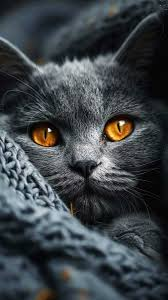
#> input picture Images/Max_Filter.jpeg, 168 x 300 px, found by its file name
$ jupyter execute Max_Filter.ipynb
#> lines starting #> are read from the running program, lines starting #| are printed output that depends on the picture
[cell 1]
#sarinakasaiyan

import cv2
import numpy as np
import matplotlib.pyplot as plt

# Read the image
image = cv2.imread('/content/Max_Filter.jpeg')
#> image is the input picture: shape (300, 168, 3); mean B, G, R 71.8, 67.4, 61.3

# Convert RGB image to grayscale
gray_image = cv2.cvtColor(image, cv2.COLOR_BGR2RGB)

# Apply pepper noise to the original image
noisy_image = np.copy(gray_image)
noise = np.random.rand(*gray_image.shape)
noisy_image[noise < 0.5/2] = 0
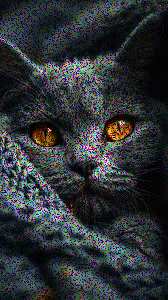
#> noisy_image: shape (300, 168, 3); mean R, G, B 46, 50.2, 53.8

# Apply max filter to the noisy image
filtered_image = cv2.dilate(noisy_image, np.ones((3, 3)), iterations=1)
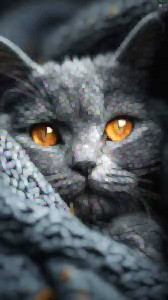
#> filtered_image: shape (300, 168, 3); mean R, G, B 76.9, 83.1, 87.5


# Display images
plt.figure(figsize=(15, 8))
plt.subplot(1, 3, 1)
plt.imshow(cv2.cvtColor(image, cv2.COLOR_BGR2RGB))
plt.title('Original Image')
plt.axis('off')

plt.subplot(1, 3, 2)
plt.imshow(noisy_image, cmap='gray')
plt.title('Noisy Image')
plt.axis('off')

plt.subplot(1, 3, 3)
plt.imshow(filtered_image, cmap='gray')
plt.title('Filtered Image')
plt.axis('off')

plt.show()
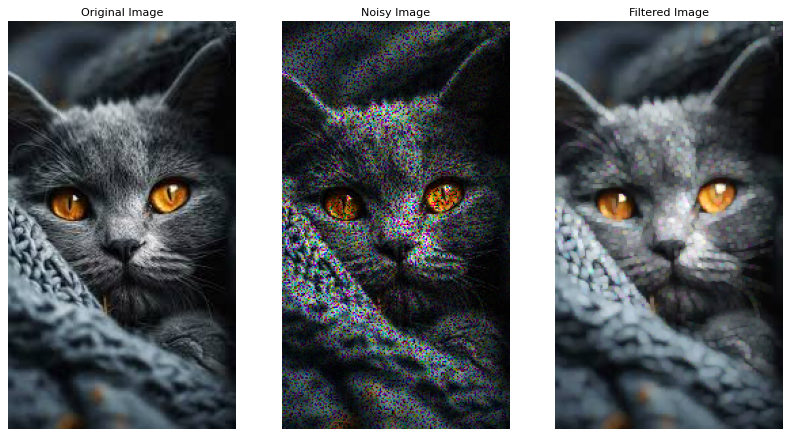
#> figure drawn by matplotlib, 3 panels

$ run again, with Images/Mean_Filter.jpeg copied over Images/Max_Filter.jpeg
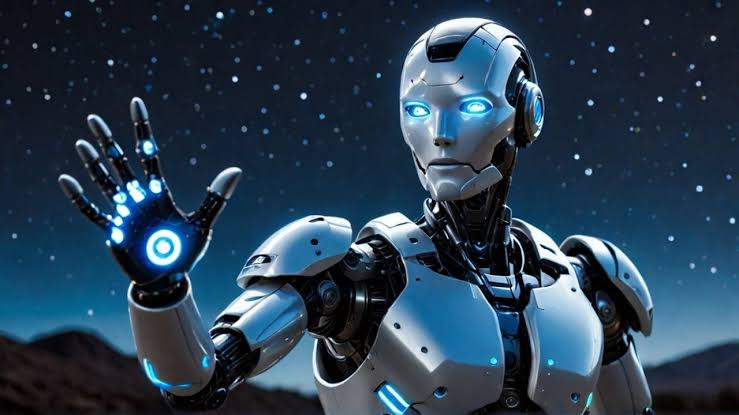
#> input picture Images/Mean_Filter.jpeg, 739 x 415 px, found by its file name
#> image is the input picture: shape (415, 739, 3); mean B, G, R 81.2, 62.1, 40.9
#> `noisy_image[noise < 0.5/2] = 0`:
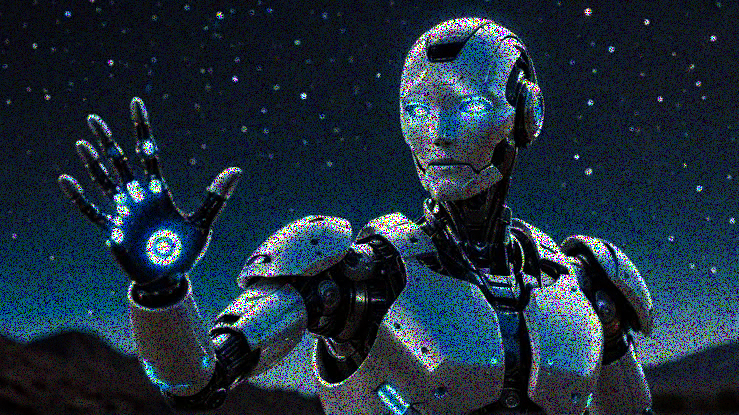
#> noisy_image: shape (415, 739, 3); mean R, G, B 30.7, 46.7, 60.9
#> `plt.show()`:
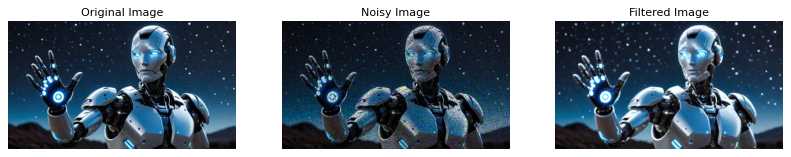
#> figure drawn by matplotlib, 3 panels

$ run again, with Images/Add_Laplacian_To_Original_Image.jpg.webp saved as Images/Max_Filter.jpeg
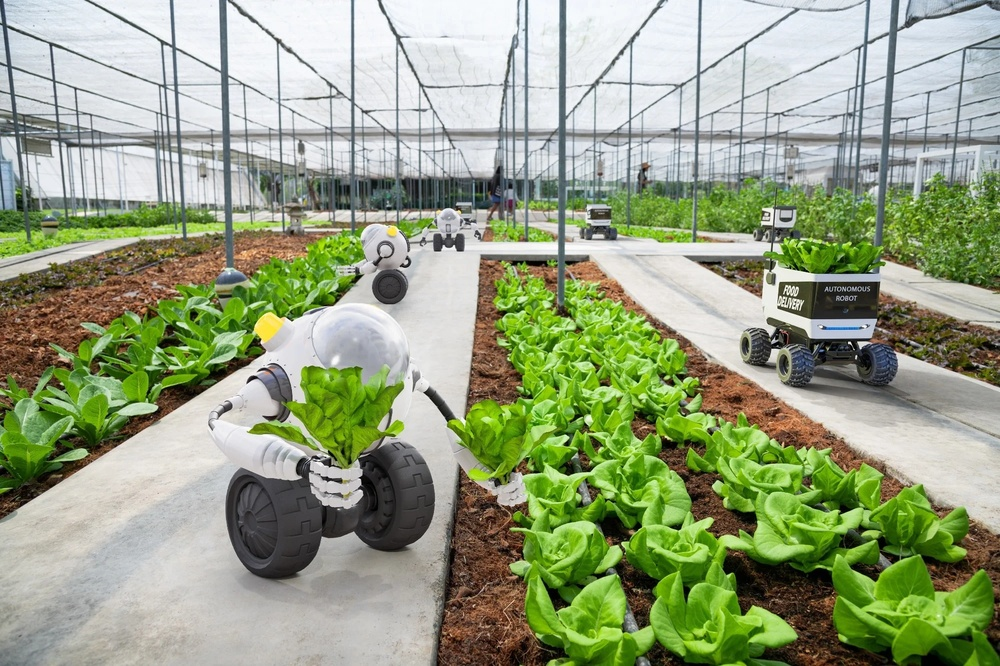
#> input picture Images/Add_Laplacian_To_Original_Image.jpg.webp, 1000 x 666 px, shrunk from 2000 x 1333 before the run, found by its file name
#> image is the input picture: shape (666, 1000, 3); mean B, G, R 129.5, 161.1, 149.7
#> `noisy_image[noise < 0.5/2] = 0`:
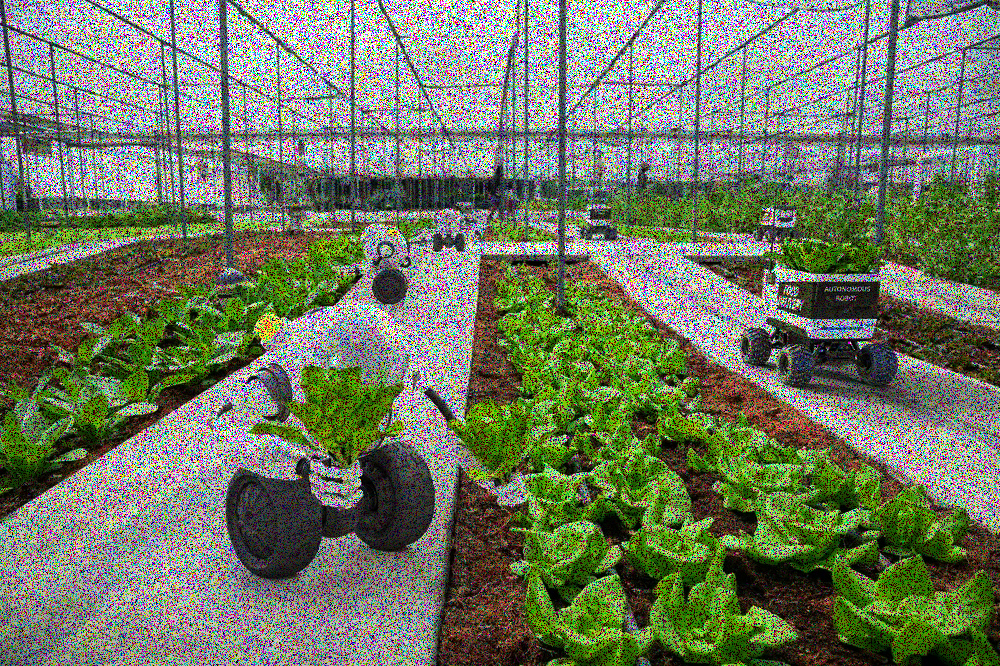
#> noisy_image: shape (666, 1000, 3); mean R, G, B 112.2, 120.8, 97.2
#> `plt.show()`:
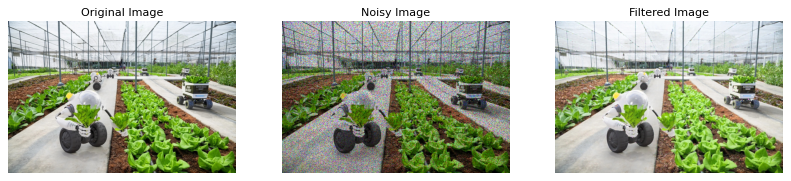
#> figure drawn by matplotlib, 3 panels
